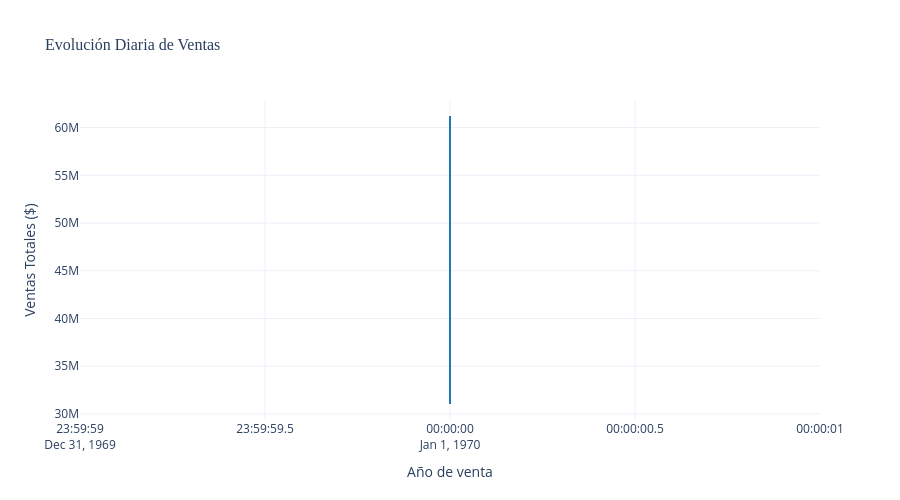

The notebook cell saved with this chart:
### Code cell
# Gráfico de línea temporal interactivo
if 'YrSold' in df.columns:
    df_daily = df.groupby('YrSold')['SalePrice'].sum().reset_index()

    fig = px.line(df_daily,
                  x='YrSold',
                  y='SalePrice',
                  title='Evolución Diaria de Ventas',
                  labels={'YrSold': 'Año de venta',
                          'SalePrice': 'Ventas Totales ($)'},
                  template='plotly_white')

    fig.update_traces(line_color='#1f77b4', line_width=2)

    fig.update_layout(
        height=500,
        font=dict(size=12),
        title_font=dict(size=16, family='Arial Black'),
        hovermode='x unified'
    )

    fig.show()

### Figure 1 — Plotly figure (JSON) as saved in the notebook; plotly's stock layout.template omitted (floating-point values rounded to 4 significant figures)
{"data": [{"hovertemplate": "Año de venta=%{x}<br>Ventas Totales ($)=%{y}<extra></extra>", "legendgroup": "", "line": {"color": "#1f77b4", "dash": "solid", "width": 2}, "marker": {"symbol": "circle"}, "mode": "lines", "name": "", "orientation": "v", "showlegend": false, "type": "scatter", "x": ["1970-01-01T00:00:00.000002006", "1970-01-01T00:00:00.000002007", "1970-01-01T00:00:00.000002008", "1970-01-01T00:00:00.000002009", "1970-01-01T00:00:00.000002010"], "xaxis": "x", "y": [57320530, 61214777, 53917695, 60648051, 31043893], "yaxis": "y"}], "layout": {"font": {"size": 12}, "height": 500, "hovermode": "x unified", "legend": {"tracegroupgap": 0}, "title": {"font": {"family": "Arial Black", "size": 16}, "text": "Evolución Diaria de Ventas"}, "xaxis": {"anchor": "y", "domain": [0, 1], "title": {"text": "Año de venta"}}, "yaxis": {"anchor": "x", "domain": [0, 1], "title": {"text": "Ventas Totales ($)"}}}}
